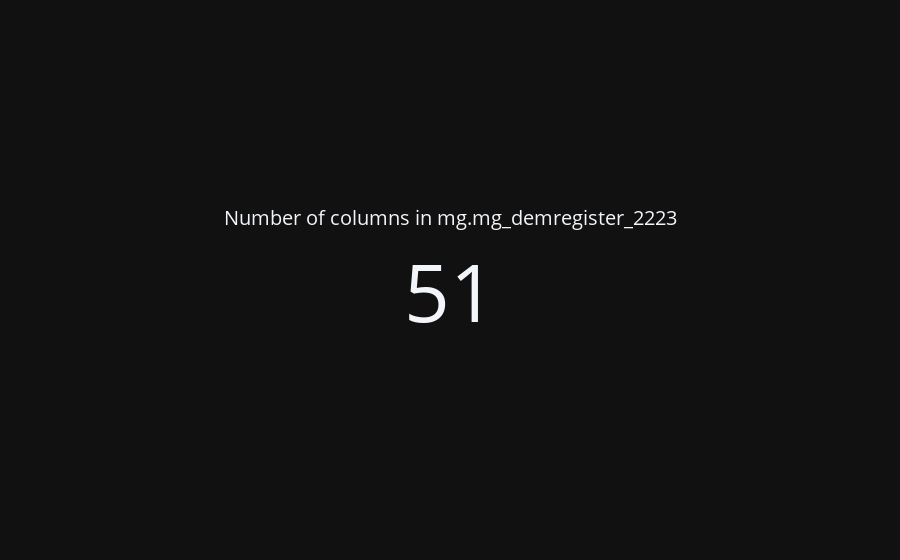

Source (notebook cell):
### Code cell
vn.ask("How many columns are there in the mg.mg_demregister_2223 table?")

### Figure 1 — Plotly figure (JSON) as saved in the notebook; plotly's stock layout.template omitted (floating-point values rounded to 4 significant figures)
{"data": [{"mode": "number", "title": {"text": "Number of columns in mg.mg_demregister_2223"}, "type": "indicator", "value": 51}], "layout": {}}
